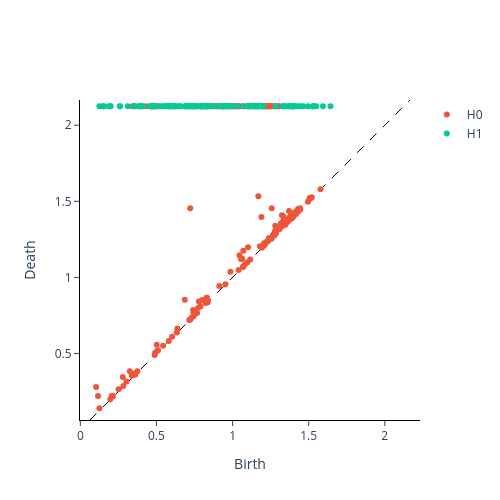

Notebook source saved alongside this figure:
### Code cell
from gtda.diagrams import Scaler

scaler = Scaler()
im8_scaled = scaler.fit_transform(im8_cubical)

scaler.plot(im8_scaled)
